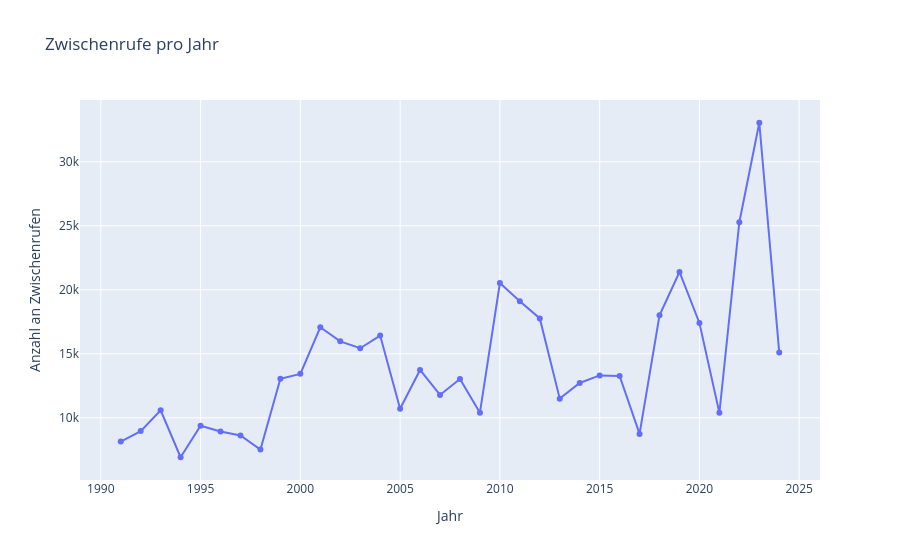

Notebook code for this chart:
### Code cell
fig = px.line(interruptions_per_year,
              x='year',
              y='interruptions',
              title='Zwischenrufe pro Jahr',
              labels={'year': 'Jahr', 'interruptions': 'Anzahl an Zwischenrufen'},
              markers=True)

fig.update_layout(hovermode='x unified')
fig.show()

### Figure 1 — Plotly figure (JSON) as saved in the notebook; plotly's stock layout.template omitted (floating-point values rounded to 4 significant figures)
{"data": [{"hovertemplate": "Jahr=%{x}<br>Anzahl an Zwischenrufen=%{y}<extra></extra>", "legendgroup": "", "line": {"color": "#636efa", "dash": "solid"}, "marker": {"symbol": "circle"}, "mode": "lines+markers", "name": "", "orientation": "v", "showlegend": false, "type": "scatter", "x": [1991, 1992, 1993, 1994, 1995, 1996, 1997, 1998, 1999, 2000, 2001, 2002, 2003, 2004, 2005, 2006, 2007, 2008, 2009, 2010, 2011, 2012, 2013, 2014, 2015, 2016, 2017, 2018, 2019, 2020, 2021, 2022, 2023, 2024], "xaxis": "x", "y": [8147, 8962, 10587, 6918, 9383, 8936, 8621, 7519, 13052, 13432, 17075, 15975, 15434, 16423, 10710, 13740, 11787, 13034, 10397, 20530, 19102, 17766, 11498, 12722, 13311, 13273, 8741, 18012, 21393, 17411, 10385, 25277, 33051, 15098], "yaxis": "y"}], "layout": {"hovermode": "x unified", "legend": {"tracegroupgap": 0}, "title": {"text": "Zwischenrufe pro Jahr"}, "xaxis": {"anchor": "y", "domain": [0, 1], "title": {"text": "Jahr"}}, "yaxis": {"anchor": "x", "domain": [0, 1], "title": {"text": "Anzahl an Zwischenrufen"}}}}
